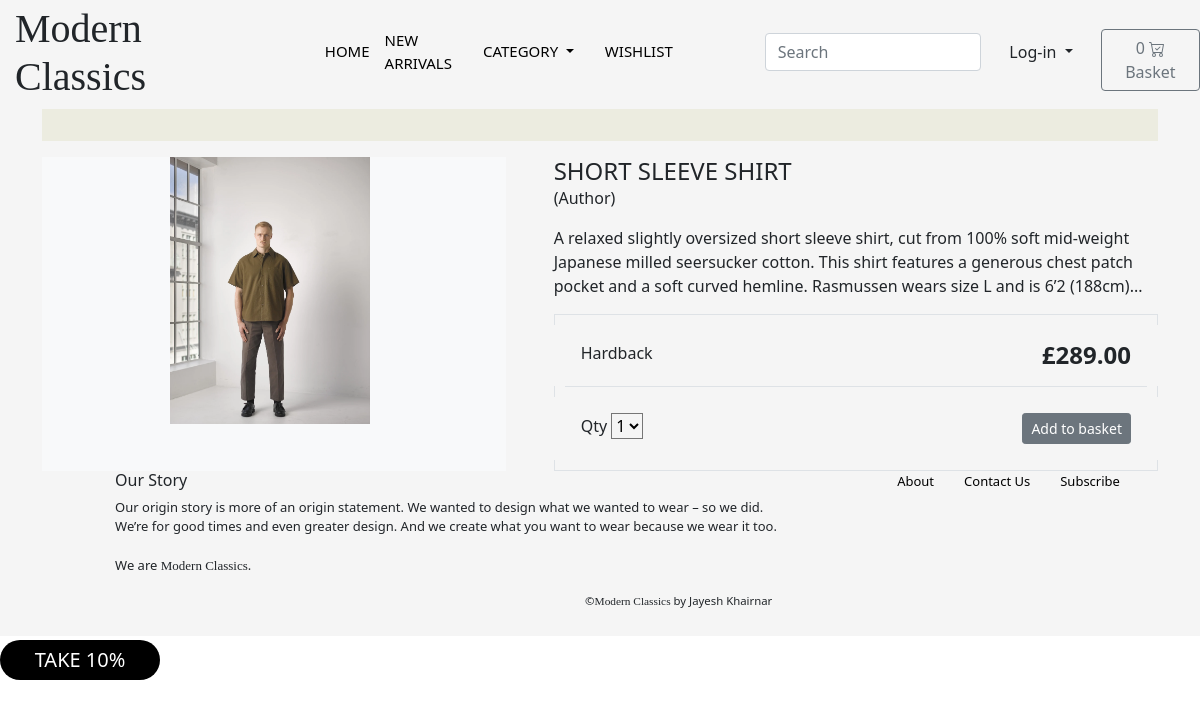
Screenshot of /short-sleeve-shirt-1/ with the database file from the repository.
### store/models.py (models this page shows, shortened)
class Product(models.Model):
    category = models.ForeignKey(Category, related_name='product', on_delete=models.CASCADE)
    created_by = models.ForeignKey(User , on_delete=models.CASCADE , related_name='product_creator')
    title = models.CharField(max_length=255)
    slug = models.SlugField(max_length=255)
    brand = models.CharField(max_length=100)
    price = models.DecimalField(max_digits=5, decimal_places=2)
    in_stock = models.BooleanField(default=True)
    is_active = models.BooleanField(default=True)
    is_wishlisted = models.BooleanField(default=False)
    description = models.CharField(
        max_length=1000, default='', blank=True, null=True)
    image = models.ImageField(upload_to='uploads/products/',default='uploads/products/default.jpg')
    image2 = models.ImageField(upload_to='uploads/products/',default='uploads/products/default.jpg')
    created = models.DateTimeField(auto_now_add=True)
    updated = models.DateTimeField(auto_now=True)
    objects = models.Manager()
    products = ProductManager()
    wishlisted = WishlistManager()
    class Meta:
        verbose_name_plural = 'Products'
        ordering=('created',)

### store/views.py (the view)
# urls.py: path('<slug:slug>/', views.product_detail, name='product_detail'),
def product_detail(request, slug):
    product= get_object_or_404(Product, slug=slug, in_stock=True)
    return render(request,'store/products/single.html',{'product':product})

### basket/basket.py (called while the page is built)
    def __len__(self):
        return sum(item['qty'] for item in self.basket.values())

### basket/context_processors.py (called while the page is built)
def basket(request):
    return {'basket': Basket(request)}

### store/context_processors.py (called while the page is built)
def categories(request):
    return{
        'categories': Category.objects.all()
    }

### store/models.py (called while the page is built)
    def get_absolute_url(self):
        return reverse("store:category_list", args=[self.slug])

### templates/store/products/single.html (shortened to what this page needs)
{% extends "../base.html" %}
{% load static %}
{% block content %}
<div class="container">
    <main class="pt-5">
        <div class="row g-3">
            <div class="col-md-5 col-lg-5 order-md-first bg-light">
                <img class="img-fluid mx-auto d-block" width="200px" alt="Responsive image" src="{{ product.image.url }}">
            </div>
            <div class="col-md-7 col-lg-7 ps-md-3 ps-lg-5">
                <h1 class="mb-0 h4">{{ product.title }}</h1>
                <p> (Author)</p>
                <p>{{ product.description|slice:":355" }}...</p>
                <div class="border">
                    <div class="col border-bottom">
                        <div class="row p-3">
                            <div class="col-6">Hardback</div>
                            <div class="col-6 text-end"><span class="h4 fw-bold">£{{ product.price }}</span></div>
                        </div>
                    </div>
                    <div class="col">
                        <div class="row p-3">
                            <div class="col-6">
                                <label for="select">Qty</label>
                                <select id="select">
                                    <option value="1">1</option>
                                </select>
                            </div>
                        <div class="col-6 text-end">
                            <button type="button" id="add-button" value="{{product.id}}" class="btn btn-secondary btn-sm">Add to basket</button>
                        </div>
                    </div>
                </div>
            </div>
        </div>
    </main>
</div>
{% endblock %}

### store/static/base.css (style rules this page uses)
* { margin-top: 0px; background-color: whitesmoke; }

### store/static/home.css (style rules this page uses)
main { margin: 0; padding: 0; overflow-x: hidden; background-color: rgb(236, 236, 224); }

### store/static/category.css (style rules this page uses)
.col { margin: 10px; }

### rows the page displays
Product: image (picture), title "SHORT SLEEVE SHIRT", description "A relaxed slightly oversized short sleeve shirt, cut from 100% soft mid-weight Japanese milled seersucker cotton. This shirt features a generous chest patch pocket and a soft curved hemline. Rasmussen wears size L and is 6’2 (188cm)", price "289.00"
